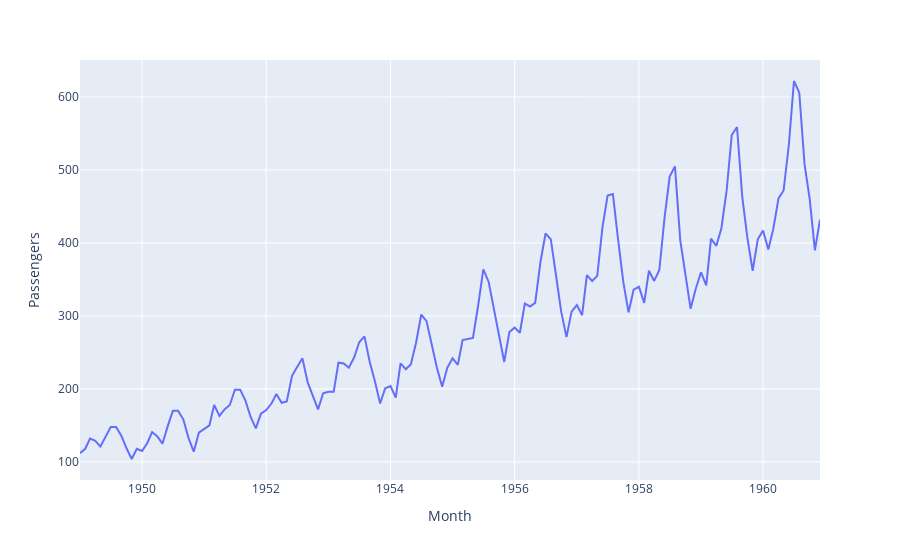

The cell this chart's notebook holds for it:
### Code cell
px.line(df, x = 'Month', y = 'Passengers')

### Figure 1 — Plotly figure (JSON) as saved in the notebook; plotly's stock layout.template omitted (floating-point values rounded to 4 significant figures; data arrays with more than 128 entries replaced by an {"elided": "..."} marker saying what was removed)
{"data": [{"hovertemplate": "Month=%{x}<br>Passengers=%{y}<extra></extra>", "legendgroup": "", "line": {"color": "#636efa", "dash": "solid"}, "marker": {"symbol": "circle"}, "mode": "lines", "name": "", "orientation": "v", "showlegend": false, "type": "scatter", "x": {"elided": "144 str values"}, "xaxis": "x", "y": {"elided": "144 int values"}, "yaxis": "y"}], "layout": {"legend": {"tracegroupgap": 0}, "margin": {"t": 60}, "xaxis": {"anchor": "y", "domain": [0, 1], "title": {"text": "Month"}}, "yaxis": {"anchor": "x", "domain": [0, 1], "title": {"text": "Passengers"}}}}
